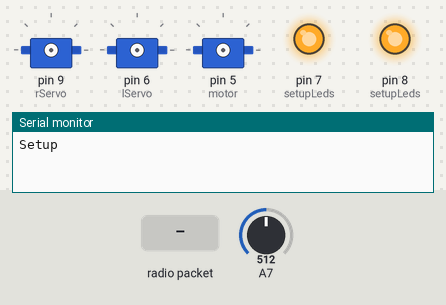
The sketch below on a simulated Arduino Nano, built with avr-gcc and run on an emulated ATmega328P. Shown: 3 × servo, output pins drawn as LEDs (lit = HIGH), the last lines printed to the serial monitor. The test bench sets the inputs (shaded band); at power-on: A7 = 512. No radio packets arrive unless stated.

Above: at 0.1 s.
At 2.2 s:
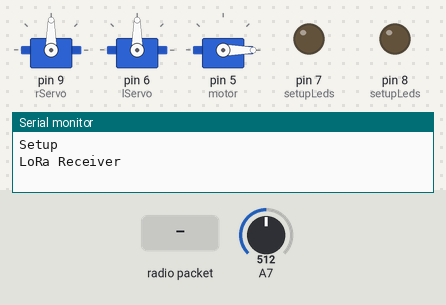
2.3 s: radio packet "1" arrives
At 3.3 s:
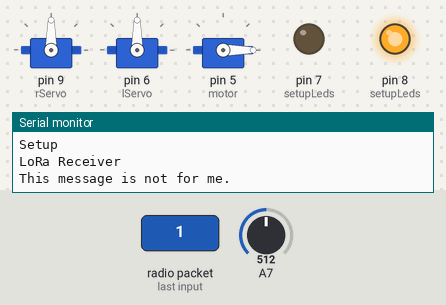
Timing chart, 0 to 5.3 s (numbered marks = the images above; inputs shaded):
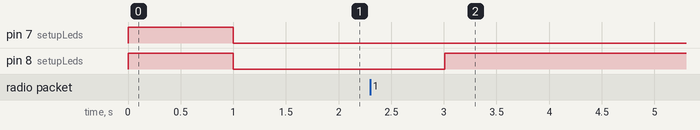

The sketch:

Receiver.ino
```cpp
#include "Radio.h"
#include "FlightControl.h"
#include "FlightHardware.h"
#include "PowerControl.h"
#include "LedManager.h"

// 8 - red LED
// 7 - green LED
// 10, 4 - RADIO CSN and CE pins
// 9, 6 servos
// 5 motor
// A7 motor

int loopCounter = 0;

void setup()
{
  Serial.begin(115200);
  Serial.println("Setup");

  setupLeds();

  initFlightControl();
  constructFlightDirControl();
  setupServos();
  updateServos();
  updateMotor();

  setupRadio();

  updateBatteryState();
}

void loop() {
  loopCounter++;
  delay(10);

  loop_10ms();

  if (loopCounter%2 == 0) {
    loop_20ms();
  }

  if (loopCounter%5 == 0) {
    loop_50ms();
  }

  if (loopCounter%10 == 0) {
    loop_100ms();
  }

  if (loopCounter%50 == 0) {
    loop_500ms();
  }

  if (loopCounter%100 == 0) {
    loop_1000ms();
  }

  if (loopCounter%1000 == 0) {
    loop_10000ms();
  }
}

void loop_10ms() {
  if (receiveRadio()) {
    constructFlightDirControl();
  }
  updateServos();
  updateMotor();
  updateLeds();
}

void loop_20ms() {
}

void loop_50ms() {
}

void loop_100ms() {
}

void loop_500ms() {
}

void loop_1000ms() {
  updateBatteryState();
  writeRadio();
}

void loop_10000ms() {
}
```

FlightControl.h
```cpp
#ifndef RC_FLIGHT_CONTROL
#define RC_FLIGHT_CONTROL

const int FLIGHT_CONTROL_TYPE_DIRECTION = 0;

struct FlightControl {
  int id;
  int type;
  int val1;
  int val2;
  int val3;
  int val4;
  int checksum;
};

struct FlightDirControl {
  int r;
  int l;
  int t;
  int stop;
};

FlightControl RECEIVED_FLIGHT_CONTROL;

FlightControl ACK_FLIGHT_CONTROL;

FlightDirControl FLIGHT_DIR_CONTROL;

void initFlightControl() {
  RECEIVED_FLIGHT_CONTROL.id = 0;
  RECEIVED_FLIGHT_CONTROL.type = 0;
  RECEIVED_FLIGHT_CONTROL.val1 = 0;
  RECEIVED_FLIGHT_CONTROL.val2 = 0;
  RECEIVED_FLIGHT_CONTROL.val3 = 0;
  RECEIVED_FLIGHT_CONTROL.val4 = 0;
  RECEIVED_FLIGHT_CONTROL.checksum = 0;
}

void updateAckFlightControl() {
  ACK_FLIGHT_CONTROL.checksum =
    ACK_FLIGHT_CONTROL.id +
    ACK_FLIGHT_CONTROL.type +
    ACK_FLIGHT_CONTROL.val1 +
    ACK_FLIGHT_CONTROL.val2 +
    ACK_FLIGHT_CONTROL.val3 +
    ACK_FLIGHT_CONTROL.val4;
}

void constructFlightDirControl() {
  if (RECEIVED_FLIGHT_CONTROL.type == FLIGHT_CONTROL_TYPE_DIRECTION) {
    FLIGHT_DIR_CONTROL.r = RECEIVED_FLIGHT_CONTROL.val1;
    FLIGHT_DIR_CONTROL.l = RECEIVED_FLIGHT_CONTROL.val2;
    FLIGHT_DIR_CONTROL.t = RECEIVED_FLIGHT_CONTROL.val3;
    FLIGHT_DIR_CONTROL.stop = RECEIVED_FLIGHT_CONTROL.val4;
  }
}

void printFlightControl(FlightControl *flightControl) {
  Serial.print("FlightControl id:");
  Serial.print(flightControl->id);
  Serial.print(" type:");
  Serial.print(flightControl->type);
  Serial.print(" val1:");
  Serial.print(flightControl->val1);
  Serial.print(" val2:");
  Serial.print(flightControl->val2);
  Serial.print(" val3:");
  Serial.print(flightControl->val3);
  Serial.print(" val4:");
  Serial.println(flightControl->val4);
}

#endif
```

FlightHardware.h
```cpp
#ifndef RC_SERVOS
#define RC_SERVOS

void setupServos();
void updateServos();
void rotateServos();
void updateMotor();

#include <Servo.h>

Servo rServo;
Servo lServo;
Servo motor;

int rCurrentPos = 90;
int lCurrentPos = 90;
int currentMotor = 1000;
bool imergencyStop = false;

void setupServos() {
  rServo.attach(9);
  lServo.attach(6);
  motor.attach(5, 1000, 2000);

  rotateServos();
  motor.write(1000);
}

void updateServos() {
  int rVal = map(FLIGHT_DIR_CONTROL.r, -100, 100, 0, 180);
  int lVal = map(FLIGHT_DIR_CONTROL.l, 100, -100, 0, 180);

  if (rVal == rCurrentPos && lVal == lCurrentPos) {
    return;
  }

  if (rCurrentPos > rVal) {
    rCurrentPos --;
  } else {
    rCurrentPos ++;
  }

  if (lCurrentPos > lVal) {
    lCurrentPos --;
  } else {
    lCurrentPos ++;
  }

  rotateServos();
}

void rotateServos() {
  //Serial.println("rotateServos");
  rServo.write(rCurrentPos);
  lServo.write(lCurrentPos);
}

void updateMotor() {
  if (FLIGHT_DIR_CONTROL.stop) {
    imergencyStop = true;
  }
  if (FLIGHT_DIR_CONTROL.t == 0) {
    imergencyStop = false;
  }

  int motorValue = 0;

  if (imergencyStop) {
    motorValue = 1000;
  } else {
    motorValue = 1000 + FLIGHT_DIR_CONTROL.t * 10;
  }
  if (currentMotor == motorValue) {
    return;
  }
  currentMotor = motorValue;

  Serial.println("updateMotor: ");
  Serial.println(motorValue);

  motor.write(currentMotor);
}

#endif
```

LedManager.h
```cpp
#ifndef RC_LED_MANAGER
#define RC_LED_MANAGER

#include "Radio.h"
#include "FlightHardware.h"

void setupLeds(){
  pinMode(7,OUTPUT);
  pinMode(8,OUTPUT);
  digitalWrite(7,HIGH);
  digitalWrite(8,HIGH);
  delay(1000);
  digitalWrite(7,LOW);
  digitalWrite(8,LOW);
}

void updateLeds() {
  if (millis() - last_radio_update < 100 || imergencyStop) {
    digitalWrite(7,HIGH);
    digitalWrite(8,LOW);
  } else if (millis() - last_radio_update > 100 && !imergencyStop){
    digitalWrite(7,LOW);
  }

  if (millis() - last_radio_update > 3000) {
    FLIGHT_DIR_CONTROL.stop = 1;
    digitalWrite(8,HIGH);
  } else {
    digitalWrite(8,LOW);
  }
}

void showError(){
  digitalWrite(8,HIGH);
  digitalWrite(7,LOW);
}

#endif
```

PowerControl.h
```cpp
#ifndef RC_POWER_CONTROL
#define RC_POWER_CONTROL

updateBatteryState() {
  int powerVal = analogRead(A7);
  int percentage = map(powerVal, 714 ,1000, 0, 100);
  // Serial.print("power: ");
  // Serial.println(powerVal);
  // Serial.println(percentage);
  ACK_FLIGHT_CONTROL.val4 = percentage;
}

#endif
```

Radio.h
```cpp
#ifndef RC_RADIO
#define RC_RADIO

#include <SPI.h>
#include <LoRa.h>

int readInt();
void onReceive(int packetSize);
unsigned long last_radio_update = 0;

#include "FlightControl.h"
#include "LedManager.h"

byte localAddress = 0xB2;     // address of this device
byte destination = 0xB1;      // destination to send to

void setupRadio()
{
  LoRa.setPins(4, 10, 2);// set CS, reset, IRQ pin

  Serial.println("LoRa Receiver");
  if (!LoRa.begin(433E6)) { // or 915E6
    Serial.println("Starting LoRa failed!");
  }

  // LoRa.onReceive(onReceive);
  // LoRa.receive();
}

void writeRadio() {
  updateAckFlightControl();
  LoRa.beginPacket();                   // start packet
  LoRa.write(destination);              // add destination address
  LoRa.write(localAddress);             // add sender address
  LoRa.write(ACK_FLIGHT_CONTROL.id);    // add message ID
  LoRa.write(sizeof(FlightControl));    // add payload length
  LoRa.write(ACK_FLIGHT_CONTROL.id);    // add payload
  LoRa.write(ACK_FLIGHT_CONTROL.type);
  LoRa.write(ACK_FLIGHT_CONTROL.val1);
  LoRa.write(ACK_FLIGHT_CONTROL.val2);
  LoRa.write(ACK_FLIGHT_CONTROL.val3);
  LoRa.write(ACK_FLIGHT_CONTROL.val4);
  LoRa.write(ACK_FLIGHT_CONTROL.checksum);
  LoRa.endPacket();
  LoRa.receive();
}

int receiveRadio(){
  int packetSize = LoRa.parsePacket();
  onReceive(packetSize);
  return packetSize;
}

int readInt() {
  if (!LoRa.available()){
    return -1;
  }
  return (signed char) LoRa.read();
}

void onReceive(int packetSize) {
  //Serial.println("On Receive");
  if (packetSize == 0) return;          // if there's no packet, return

  // read packet header bytes:
  int recipient = LoRa.read();          // recipient address
  byte sender = LoRa.read();            // sender address
  byte incomingMsgId = LoRa.read();     // incoming msg ID
  byte incomingLength = LoRa.read();    // incoming msg length

  if (recipient != localAddress) {
    Serial.println("This message is not for me.");
    showError();
    return;
  }

  if (incomingLength != sizeof(FlightControl)) {
    Serial.println("error: message length does not match length");
    showError();
    return;
  }

  int id = readInt();
  int type = readInt();
  int val1 = readInt();
  int val2 = readInt();
  int val3 = readInt();
  int val4 = readInt();
  int checksum = readInt();

  char calcChecksum = id + type + val1 + val2 + val3 + val4;
  if (calcChecksum != checksum) {
    Serial.println("wrong checksum");
    showError();
    return;
  }

  RECEIVED_FLIGHT_CONTROL.id = id;
  RECEIVED_FLIGHT_CONTROL.type = type;
  RECEIVED_FLIGHT_CONTROL.val1 = val1;
  RECEIVED_FLIGHT_CONTROL.val2 = val2;
  RECEIVED_FLIGHT_CONTROL.val3 = val3;
  RECEIVED_FLIGHT_CONTROL.val4 = val4;
  RECEIVED_FLIGHT_CONTROL.checksum = checksum;

  //printFlightControl(&RECEIVED_FLIGHT_CONTROL);

  last_radio_update = millis();
}

#endif
```
